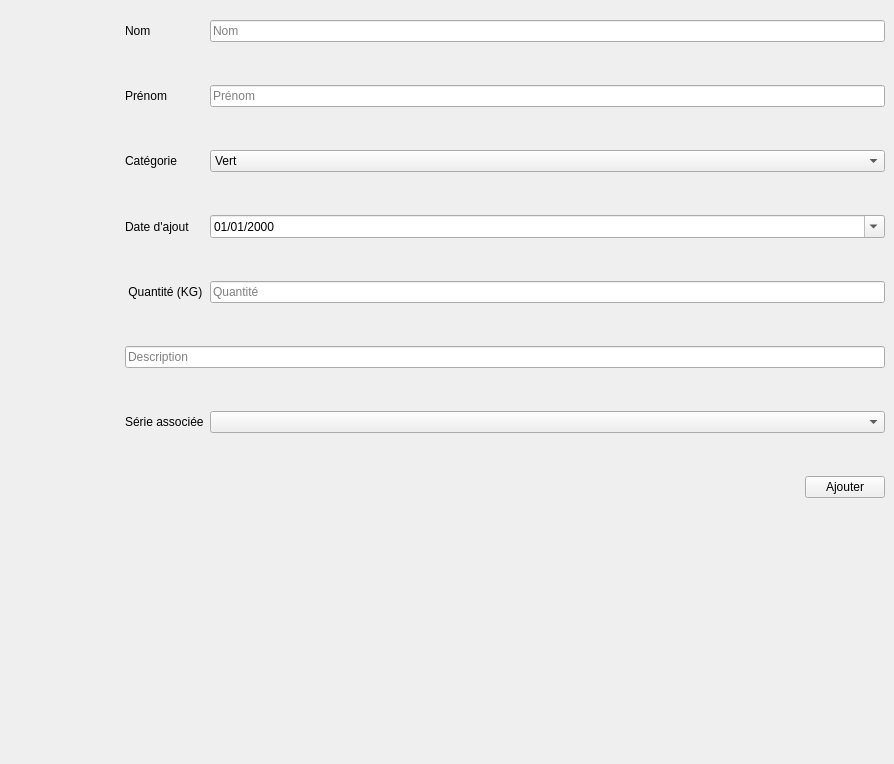
          <widget class="QWidget" name="ajoutqtolives">
           <widget class="QWidget" name="formLayoutWidget_2">
            <property name="geometry">
             <rect>
              <x>125</x>
              <y>20</y>
              <width>760</width>
              <height>735</height>
             </rect>
            </property>
            <layout class="QFormLayout" name="formLayout_2">
             <property name="verticalSpacing">
              <number>43</number>
             </property>
             <item row="0" column="1">
              <widget class="QLineEdit" name="nomLineEdit_2">
               <property name="placeholderText">
                <string>Nom</string>
               </property>
              </widget>
             </item>
             <item row="1" column="0">
              <widget class="QLabel" name="prNomLabel_2">
               <property name="text">
                <string>Prénom</string>
               </property>
              </widget>
             </item>
             <item row="1" column="1">
              <widget class="QLineEdit" name="prNomLineEdit_2">
               <property name="placeholderText">
                <string>Prénom</string>
               </property>
              </widget>
             </item>
             <item row="2" column="0">
              <widget class="QLabel" name="Categorie">
               <property name="text">
                <string>Catégorie</string>
               </property>
              </widget>
             </item>
             <item row="2" column="1">
              <widget class="QComboBox" name="Categchoix">
               <item>
                <property name="text">
                 <string>Vert</string>
                </property>
               </item>
               <item>
                <property name="text">
                 <string>Noir</string>
                </property>
               </item>
               <item>
                <property name="text">
                 <string>Mélange</string>
                </property>
               </item>
               <item>
                <property name="text">
                 <string>Autres..</string>
                </property>
               </item>
              </widget>
             </item>
             <item row="3" column="0">
              <widget class="QLabel" name="dateajoutLabel">
               <property name="text">
                <string>Date d'ajout</string>
               </property>
              </widget>
             </item>
             <item row="3" column="1">
              <widget class="QDateEdit" name="dateDEmbaucheDateEdit_2">
               <property name="displayFormat">
                <string>dd/MM/yyyy</string>
               </property>
               <property name="calendarPopup">
                <bool>true</bool>
               </property>
              </widget>
             </item>
             <item row="4" column="0">
              <widget class="QLabel" name="statusLabel_2">
               <property name="text">
                <string> Quantité (KG)</string>
               </property>
              </widget>
             </item>
             <item row="4" column="1">
              <widget class="QLineEdit" name="prNomLineEdit_3">
               <property name="placeholderText">
                <string>Quantité</string>
               </property>
              </widget>
             </item>
             <item row="5" column="0" colspan="2">
              <widget class="QLineEdit" name="description">
               <property name="placeholderText">
                <string>Description</string>
               </property>
              </widget>
             </item>
             <item row="6" column="0">
              <widget class="QLabel" name="stockSerieLabel">
               <property name="text">
                <string>Série associée</string>
               </property>
              </widget>
             </item>
             <item row="6" column="1">
              <widget class="QComboBox" name="stockSerieCombo">
               <property name="toolTip">
                <string>Série machine liée à ce stock.</string>
               </property>
              </widget>
             </item>
             <item row="7" column="1">
              <layout class="QHBoxLayout" name="qjouterqtoliveRow">
               <item>
                <spacer name="horizontalSpacer_ajouteremp_2">
                 <property name="orientation">
                  <enum>Qt::Orientation::Horizontal</enum>
                 </property>
                 <property name="sizeHint" stdset="0">
                  <size>
                   <width>40</width>
                   <height>20</height>
                  </size>
                 </property>
                </spacer>
               </item>
               <item>
                <widget class="QPushButton" name="ajouterqtoliveBtn">
                 <property name="text">
                  <string>Ajouter</string>
                 </property>
                 <property name="icon">
                  <iconset resource="img.qrc">
                   <normaloff>:/img/export.svg</normaloff>:/img/export.svg</iconset>
                 </property>
                 <property name="iconSize">
                  <size>
                   <width>18</width>
                   <height>18</height>
                  </size>
                 </property>
                </widget>
               </item>
              </layout>
             </item>
             <item row="0" column="0">
              <widget class="QLabel" name="prNomLabel_4">
               <property name="text">
                <string>Nom</string>
               </property>
              </widget>
             </item>
            </layout>
           </widget>
          </widget>
